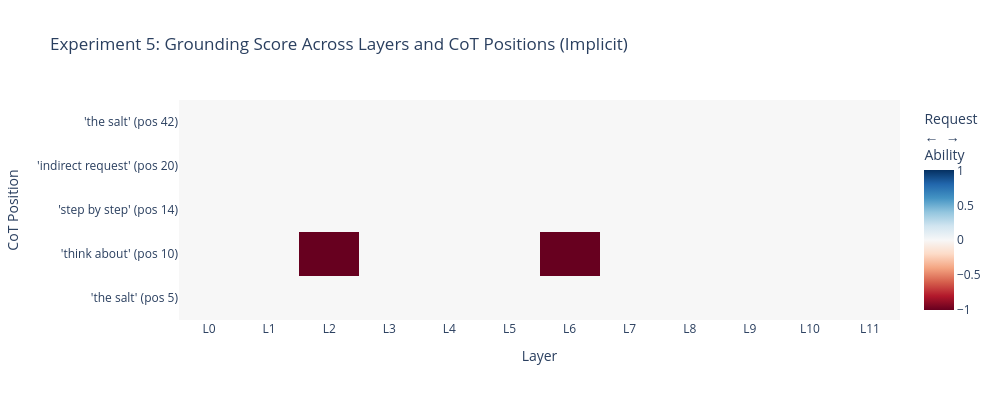

The notebook cell this image was saved under:
### Code cell
# Visualization 5: Grounding heatmap across positions and layers
# Show logit lens predictions at each CoT step position for all 24 layers

print("\nGenerating grounding heatmap across all layers for CoT positions...")

# Use the implicit CoT sentence
all_positions = positions if positions else []
if not all_positions:
    print("  No positions found, skipping heatmap.")
else:
    # Get logit lens at all layers for these positions
    tokens = model.to_tokens(implicit_cot)
    _, cache = model.run_with_cache(tokens)
    
    # For each position × layer, compute the "request score" (how request-like are top predictions)
    heatmap_z = []
    pos_labels = []
    
    for pos_info in all_positions:
        pos = pos_info["token_pos"]
        pos_labels.append(f"'{pos_info['phrase']}' (pos {pos})")
        row = []
        for layer in range(n_layers):
            resid = cache[f"blocks.{layer}.hook_resid_post"][0, pos, :]
            scaled = model.ln_final(resid)
            logits = model.unembed(scaled.unsqueeze(0)).squeeze(0)
            probs = torch.softmax(logits, dim=-1)
            _, top_indices = probs.topk(5)
            top_strs = [model.to_string(idx.item()).strip().lower() for idx in top_indices]
            
            req_score = sum(1 for t in top_strs if any(ind in t for ind in request_indicators))
            abl_score = sum(1 for t in top_strs if any(ind in t for ind in ability_indicators))
            # Grounding score: positive = request-aligned (correct for implicit), negative = ability-aligned
            row.append(req_score - abl_score)
        heatmap_z.append(row)
    
    fig = go.Figure(data=go.Heatmap(
        z=heatmap_z,
        x=[f"L{l}" for l in range(n_layers)],
        y=pos_labels,
        colorscale="RdBu",
        zmid=0,
        colorbar_title="Request<br>←  →<br>Ability",
    ))
    fig.update_layout(
        title="Experiment 5: Grounding Score Across Layers and CoT Positions (Implicit)",
        xaxis_title="Layer", yaxis_title="CoT Position",
        height=400, width=1000,
    )
    fig.write_image(f"{SAVE_DIR}/exp5_grounding_heatmap.png", scale=2)
    fig.show()

### Figure 1 — Plotly figure (JSON) as saved in the notebook; plotly's stock layout.template omitted (floating-point values rounded to 4 significant figures)
{"data": [{"colorbar": {"title": {"text": "Request<br>←  →<br>Ability"}}, "colorscale": [[0, "rgb(103,0,31)"], [0.1, "rgb(178,24,43)"], [0.2, "rgb(214,96,77)"], [0.3, "rgb(244,165,130)"], [0.4, "rgb(253,219,199)"], [0.5, "rgb(247,247,247)"], [0.6, "rgb(209,229,240)"], [0.7, "rgb(146,197,222)"], [0.8, "rgb(67,147,195)"], [0.9, "rgb(33,102,172)"], [1, "rgb(5,48,97)"]], "type": "heatmap", "x": ["L0", "L1", "L2", "L3", "L4", "L5", "L6", "L7", "L8", "L9", "L10", "L11"], "y": ["'the salt' (pos 5)", "'think about' (pos 10)", "'step by step' (pos 14)", "'indirect request' (pos 20)", "'the salt' (pos 42)"], "z": [[0, 0, 0, 0, 0, 0, 0, 0, 0, 0, 0, 0], [0, 0, -1, 0, 0, 0, -1, 0, 0, 0, 0, 0], [0, 0, 0, 0, 0, 0, 0, 0, 0, 0, 0, 0], [0, 0, 0, 0, 0, 0, 0, 0, 0, 0, 0, 0], [0, 0, 0, 0, 0, 0, 0, 0, 0, 0, 0, 0]], "zmid": 0}], "layout": {"height": 400, "title": {"text": "Experiment 5: Grounding Score Across Layers and CoT Positions (Implicit)"}, "width": 1000, "xaxis": {"title": {"text": "Layer"}}, "yaxis": {"title": {"text": "CoT Position"}}}}
